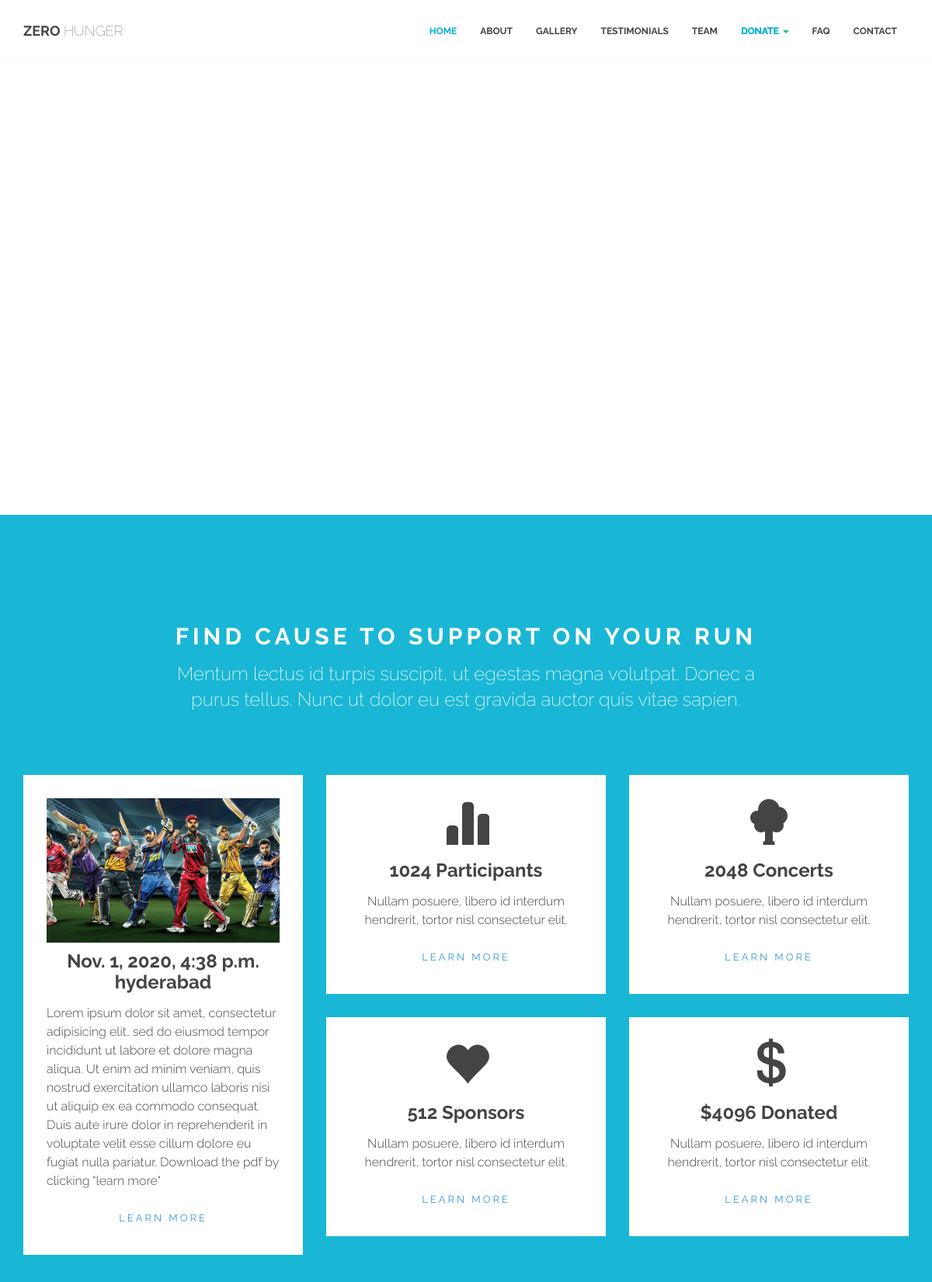
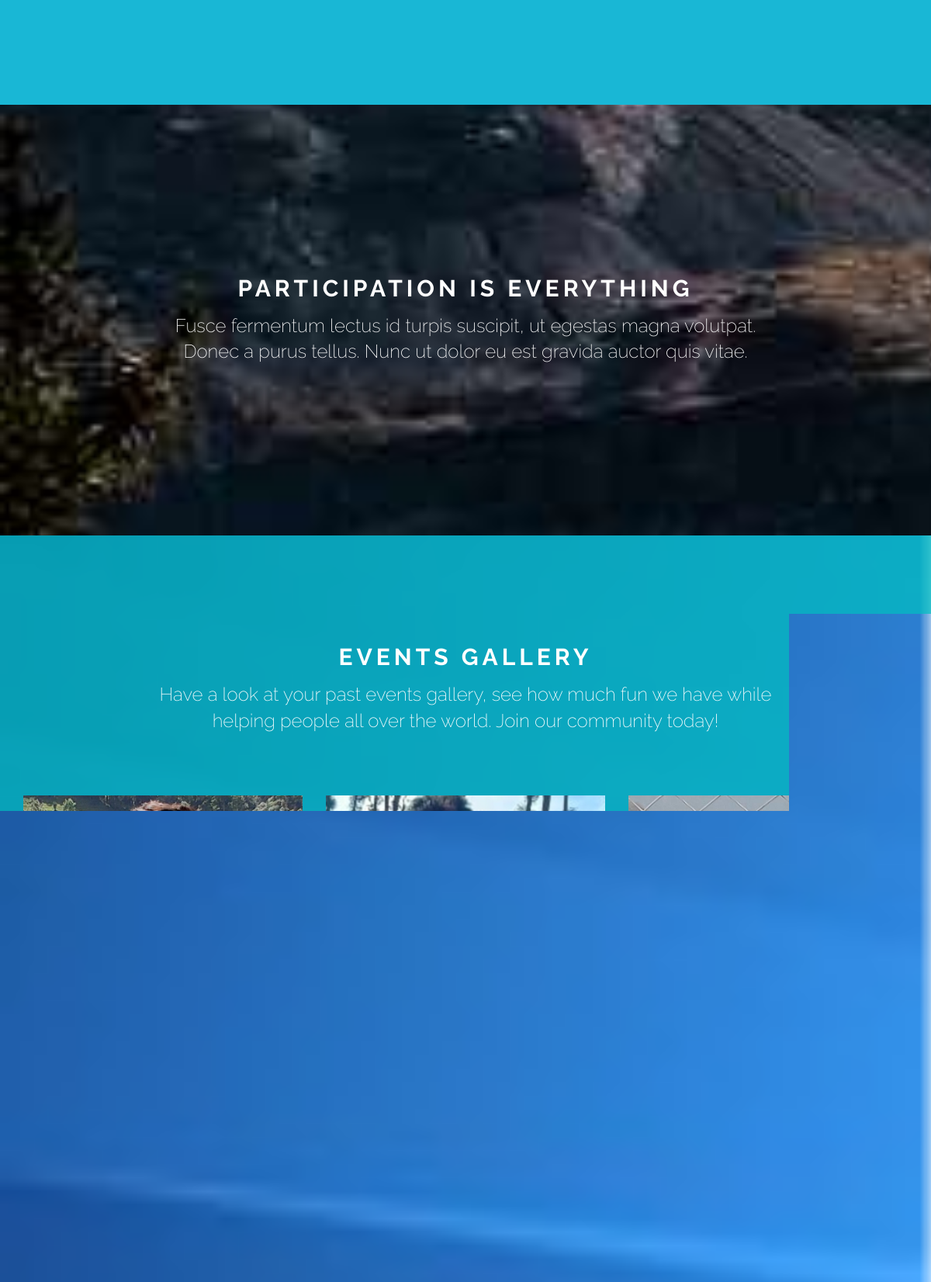
The page / (upper part) on the database its author committed (2 pictures, top to bottom).
### Webapp/models.py (models this page shows, shortened)
class ActiveEvent(models.Model):
    event_name = models.CharField(max_length=256)
    image = models.ImageField(upload_to='eventpics')
    file = models.FileField(upload_to='eventfiles',default="/media/eventfiles/def.pdf")
    place = models.CharField(max_length=128)
    message = models.TextField()
    date = models.DateTimeField(default=datetime.datetime.now)

class EventGallery(models.Model):
    image = models.ImageField(upload_to='pics')
    des = models.CharField(max_length=256)
    date = models.DateTimeField(default=datetime.datetime.now)

### Webapp/views.py (the view)
# urls.py: path('',views.index, name="Webapp"),
def index(request):
    events = EventGallery.objects.order_by('id')
    active_event = ActiveEvent.objects.get(pk=1)
    return render(request,'Webapp/zero-hunger/index.html',{'events':events, 'active_event':active_event})

### templates/Webapp/zero-hunger/index.html (shortened to what this page needs)
<!doctype html>
{% load static %}
<html lang="en">
<head>
	<link rel='stylesheet' href='{% static 'assets/css/bootstrap.min.css' %}'>
	<link rel='stylesheet' href='{% static 'assets/css/bootstrap-iso-min.css'%}'>
	<link rel='stylesheet' href='{% static 'assets/css/animate.min.css' %}'>
	<link rel='stylesheet' href='{% static 'assets/css/font-awesome.min.css' %}'/>
	<link rel='stylesheet' href='{% static 'assets/css/style.css' %}'/>
</head>
<body>
<header id="header" class="navbar navbar-inverse navbar-fixed-top" role="banner">
<div class="container">
	<div class="navbar-header">
		<a href="#hero" class="navbar-brand">ZERO <span class="lighter">HUNGER</span></a>
	</div>
	<nav class="collapse navbar-collapse bs-navbar-collapse navbar-right" role="navigation">
	<ul class="nav navbar-nav">
		<li>
		<a href="#hero">Home</a>
		</li>
		<li>
		<a href="#about">About</a>
		</li>
		<li>
		<a href="#gallery">Gallery</a>
		</li>
		<li>
		<a href="#slider">Testimonials</a>
		</li>
		<li>
			<a href="#team">Team</a>
		</li>
		<li class="dropdown">
			<a class="dropdown-toggle" data-toggle="dropdown" style="background-color: rgb(255, 255, 255); color: #01b0d1; text-shadow: 0.25px 0.25px 0.5px #01b0d1;" >Donate <span class="caret"></span> </a>
		</li>
		<li>
		<a href="#faq">FAQ</a>
		</li>
		<li>
		<a href="#contactarea">Contact</a>
		</li>
	</ul>
	</nav>
</div>
</header>
<section id="hero" class="section">
<div class="container">
	<div class="row">
		<div class="col-md-5">
			<div class="herotext">
				<h1 class="wow bounceInDown" data-wow-duration="1s" data-wow-delay="0.1s">ZERO <span class="lighter">HUNGER</span></h1>
				<p class="lead wow zoomIn" data-wow-duration="2s" data-wow-delay="0.5s">
				</p>
				<p>
					<a href="#gallery" class="btn btn-default btn-lg wow fadeInLeft" role="button"> View Gallery </a> &nbsp;
					<a href="#" class="btn btn-default btn-lg wow fadeInRight" role="button">Find a Cause</a>
				</p>
			</div>
		</div>
		<div class="col-md-7">
		</div>
	</div>
</div>
</section>
<section id="about" class="parallax section" >
<div class="wrapsection">
	<div class="container">
		<div class="row">
			<div class="col-md-12">
				<div class="maintitle">
					<h3 class="section-title"><strong>FIND </strong>cause to support on your run</h3>
					<p class="lead">
						Mentum lectus id turpis suscipit, ut egestas magna volutpat. Donec a purus tellus. Nunc ut dolor eu est gravida auctor quis vitae sapien.
					</p>
				</div>
			</div>
			<div class="col-md-4 col-sm-6" >
				<div class="service-box wow fadeInLeft" data-wow-duration="1.5s" data-wow-delay="0.1s">
					<img src="{{active_event.image.url}}" alt="Image not available yet!!">
					<h3>{{active_event.date}} <br/>{{active_event.place}}</h3>
					<div class="text-left">
						<p>
							{{ active_event.message }}
						</p>
						<p class="text-center">
							<button type="button" class="btn btn-info btn-md"><a href="{{active_event.file.url}}" download>Learn More</a></button>
						</p>
					</div>
				</div>
			</div>
			<div class="col-md-4 col-sm-6">
				<div class="service-box wow flipInY" data-wow-duration="1.5s" data-wow-delay="0.1s">
					<span class="glyphicon glyphicon-stats"></span>
					<h3>1024 Participants</h3>
					<p>
						Nullam posuere, libero id interdum hendrerit, tortor nisl consectetur elit.
					</p>
					<button type="button" class="btn btn-info btn-md"><a >Learn More</a></button>
				</div>
			</div>
			<div class="col-md-4 col-sm-6">
				<div class="service-box wow flipInY" data-wow-duration="1.5s" data-wow-delay="0.2s">
					<span class="glyphicon glyphicon-tree-deciduous"></span>
					<h3>2048 Concerts</h3>
					<p>
						Nullam posuere, libero id interdum hendrerit, tortor nisl consectetur elit.
					</p>
					<button type="button" class="btn btn-info btn-md"><a href="#">Learn More</a></button>
				</div>
			</div>
			<div class="col-md-4 col-sm-6">
				<div class="service-box wow flipInY" data-wow-duration="1.5s" data-wow-delay="0.3s">
					<span class="glyphicon glyphicon-heart"></span>
					<h3>512 Sponsors</h3>
					<p>
						Nullam posuere, libero id interdum hendrerit, tortor nisl consectetur elit.
					</p>
					<button type="button" class="btn btn-info btn-md"><a href="#">Learn More</a></button>
				</div>
			</div>
			<div class="col-md-4 col-sm-6">
				<div class="service-box wow flipInY" data-wow-duration="1.5s" data-wow-delay="0.4s">
					<span class="glyphicon glyphicon-usd"></span>
					<h3>$4096 Donated</h3>
					<p>
						Nullam posuere, libero id interdum hendrerit, tortor nisl consectetur elit.
					</p>
					<button type="button" class="btn btn-info btn-md"><a href="#">Learn More</a></button>
				</div>
			</div>
		</div>
	</div>
</div>
</section>
<section class="parallax section" style="background-image: url({% static "assets/img/3.jpg" %});">
	<div class="wrapsection">
	<div class="parallax-overlay"></div>
	<div class="container">
		<div class="row">
			<div class="col-md-12 sol-sm-12">
				<div class="maintitle">
					<h3 class="section-title justtitle">Participation is everything</h3>
					<p class="lead bottom0 wow bounceInUp">
						Fusce fermentum lectus id turpis suscipit, ut egestas magna volutpat. Donec a purus tellus. Nunc ut dolor eu est gravida auctor quis vitae.
					</p>
				</div>
			</div>
		</div>
	</div>
	</div>
</section>
<section id="gallery" class="parallax section" style="background-image: url({% static "assets/img/2.jpg" %});">
<div class="wrapsection">
	<div class="container">
		<div class="row">
			<div class="col-md-12 sol-sm-12">
				<div class="maintitle">
					<h3 class="section-title">Events Gallery</h3>
					<p class="lead wow flipInX">
						Have a look at your past events gallery, see how much fun we have while helping people all over the world. Join our community today!
					</p>
				</div>
			</div>
			{% for event in events %}
			<div class="col-md-4">
				<a href="{{ event.image.url }}" title="{{ event.des }}">
					<img src="{{ event.image.url }}" alt="" class="image-responsive">
					<div class="description">
						<span class="caption"><b>{{ event.des }}</b></span>
						<span class="camera"><i class="fa fa-camera"></i></span>
						<div class="clearfix"></div>
					</div>
				</a>
			</div>
			{% endfor %}
		</div>
	</div>
</div>
</section>
</body>
</html>

### static/assets/css/style.css (style rules this page uses)
html { scroll-behavior:auto; }
body { color:#444; font:normal 16px "Raleway","Helvetica Neue",Helvetica,Arial,sans-serif; font-weight:300; background-color:#fff; overflow-x:hidden; line-height:1.5; }
a { color:#3498db; cursor:pointer; text-decoration:none; -moz-transition:all .2s; -o-transition:all .2s; -webkit-transition:all .2s; transition:all .2s; }
h1,h2,h3,h4,h5,h6,.h1,.h2,.h3,.h4,.h5,.h6 { font-family:"Raleway","Helvetica Neue",Helvetica,Arial,sans-serif; font-weight:bold; margin-bottom:15px; margin-top:0; }
h1 { font-size:38px; }
h3 { font-size:24px; display:block; }
p.lead { font-size:24px; font-weight:200; }
p { margin-bottom:20px; }
p:last-child { margin-bottom:0; }
ul,ol { margin-bottom:20px; }
.lighter { font-weight:100; }
img { max-width: 100%; }
.active-section { top:0px; }
.section-title { text-transform:uppercase; font-size:30px; letter-spacing:5px; }
.btn,.label { border-radius:0px; -moz-border-radius:0px; -webkit-border-radius:0px; -moz-transition:all .2s; -o-transition:all .2s; -webkit-transition:all .2s; transition:all .2s; }
.btn { font-weight:400; text-transform:uppercase; font-size:13px; letter-spacing:3px; }
.btn-default,.label-default { border-color:#FFF; color:#fff; background-color:transparent; border-width:2px; padding:15px 20px; }
.btn-success,.label-success, { background-color:#FFF; border-color:#FFF; color:#1E2024; }
.btn-info,.label-info,.alert-info { background-color:#FFF; border-color:#FFF; color:#01B0D1; }
.nav .caret,.nav a:hover .caret { border-top-color:#1abc9c; border-bottom-color:#1abc9c; }
.navbar-inverse .navbar-collapse,.navbar-inverse .navbar-form { border-color:#bdc3c7; }
#header { box-shadow:0 0 5px rgba(0,0,0,.05); -webkit-box-shadow:0 0 5px rgba(0,0,0,.05); -moz-box-shadow: 0 0 5px rgba(0,0,0,.05); }
.navbar-inverse .navbar-brand { padding:30px 15px; margin-right:30px; color:inherit; text-transform:uppercase; font-weight:bold; }
.navbar-inverse { background-color:#FFF; border:none; }
.navbar-nav>li>a { padding:30px 0; margin:0 15px; }
.navbar-inverse .navbar-nav>li>a { color:inherit; text-transform:uppercase; font-size:12px; font-weight:bold; }
.navbar-inverse .navbar-nav>li>a:hover,.navbar-inverse .navbar-nav>li>a:focus,.navbar-inverse .navbar-nav>.active>a,.navbar-inverse .navbar-nav>.active>a:hover,.navbar-inverse .navbar-nav>.active>a:focus , .navbar-inverse .navbar-nav>li>ul>li>a:hover,.navbar-inverse .navbar-nav>li>ul>li>a:focus { background-color:transparent; background-color:rgba(255,255,255,0); color:#01b0d1; }
#hero { margin-top:140px; padding:0; color:#FFF; }
#hero .herotext { padding:160px 0px; }
#hero h1 { font-size:50px; }
#hero p.lead { font-size:1.4em; }
#hero .btn { font-size:12px; }
.maintitle,.service-box { text-align:center; }
.maintitle .lead { max-width:840px; margin:0px auto; margin-bottom:80px; padding-left:20px; padding-right:20px; }
.service-box { margin-bottom:30px; background-color:#fff; color:#444; padding:30px; position: relative; }
.service-box .glyphicon { font-size:60px; margin-bottom:20px; }
.service-box img { margin-bottom: 10px; }
#gallery img { width:100%; height:auto; transition:all .3s ease-in-out; }
#gallery a { display:block; overflow:hidden; margin-bottom:30px; }
#gallery a img { margin-bottom:0px; display:block; width:100%; max-width:100%; }
#gallery .description { background-color:#fff; display:block; padding:20px 15px; color:#333; text-transform:uppercase; clear:both; position: relative; }
#gallery .caption { float:left; }
#gallery .camera { float:right; }
.wrapsection { padding-top:140px; padding-bottom:140px; position: relative; }
.parallax.section .container { position: relative; z-index: 4; }
.justtitle { margin-top:80px; }
.parallax { background-repeat: no-repeat; background-attachment: fixed; background-size: cover; overflow: hidden; z-index: 1; color:#fff; }
.parallax-overlay { position: absolute; top: 0; bottom: 0; right: 0; left: 0; z-index: 2; }
.fa { padding: 10px; font-size: 16px; width: 35px; text-align: center; text-decoration: none; border-radius: 50%; margin-left: 6px; margin-right: 6px; margin-bottom: 6px; }

### rows shown on the page
ActiveEvent: image (picture), date "Nov. 1, 2020, 4:38 p.m.", place "hyderabad", message "Lorem ipsum dolor sit amet, consectetur adipisicing elit, sed do eiusmod tempor incididunt ut labore et dolore magna aliqua. Ut enim ad minim veniam, quis nostrud exercitation ullamco laboris nisi ut aliquip ex ea commodo consequat. Duis aute irure dolor in reprehenderit in voluptate velit esse cillum dolore eu fugiat nulla pariatur. Download the pdf by clicking \"learn more\""
EventGallery: image (picture)
EventGallery: image (picture)
EventGallery: image (picture)
